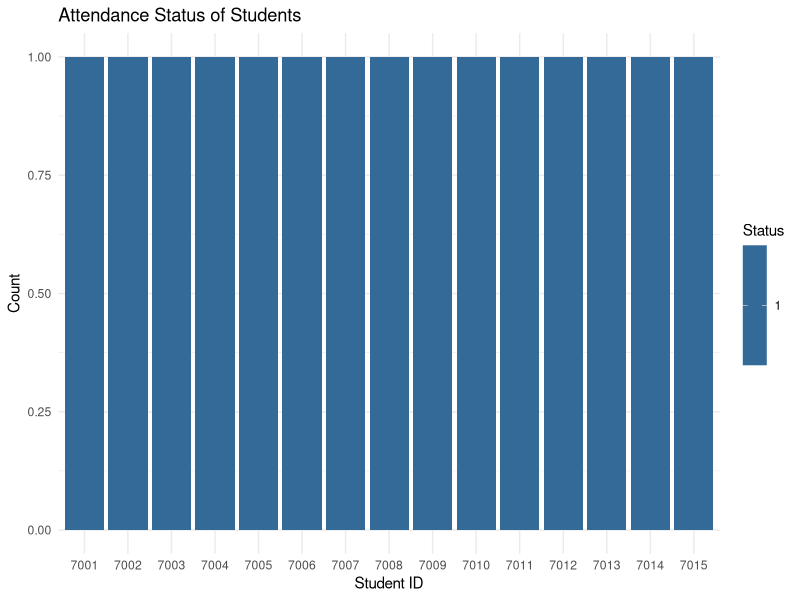
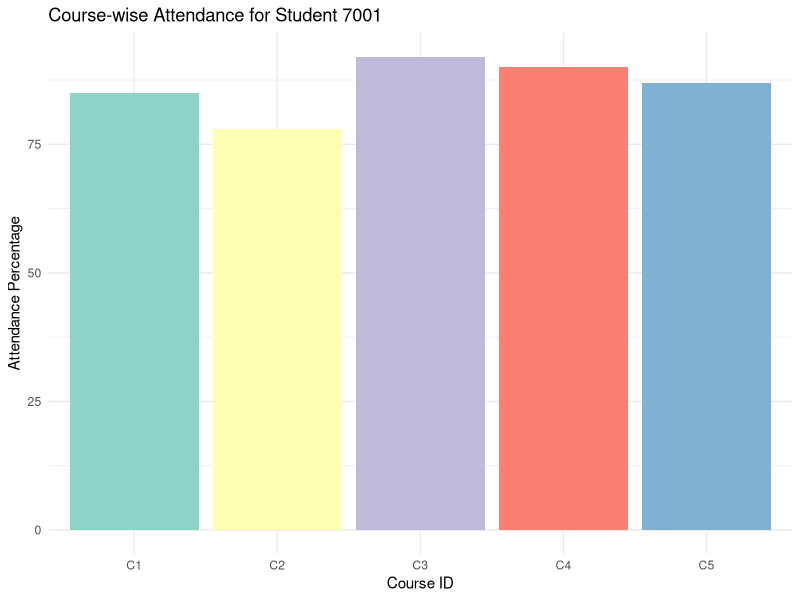
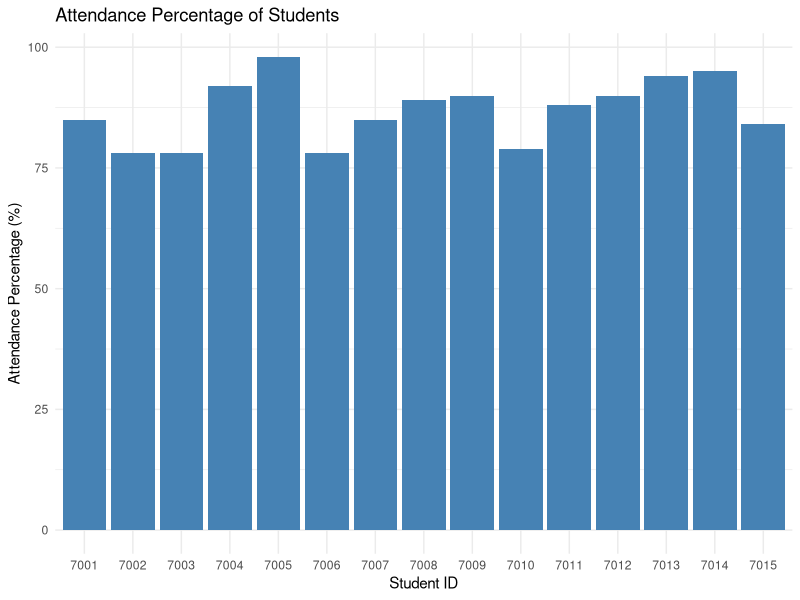
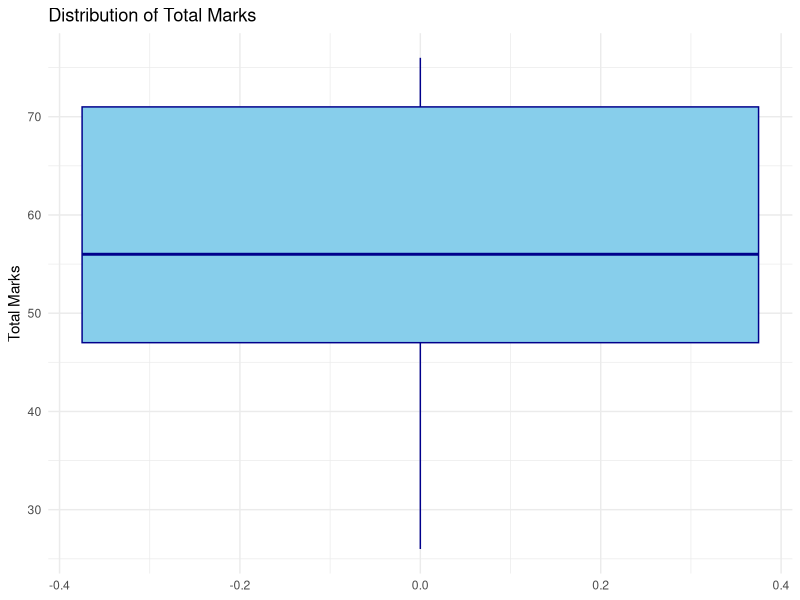
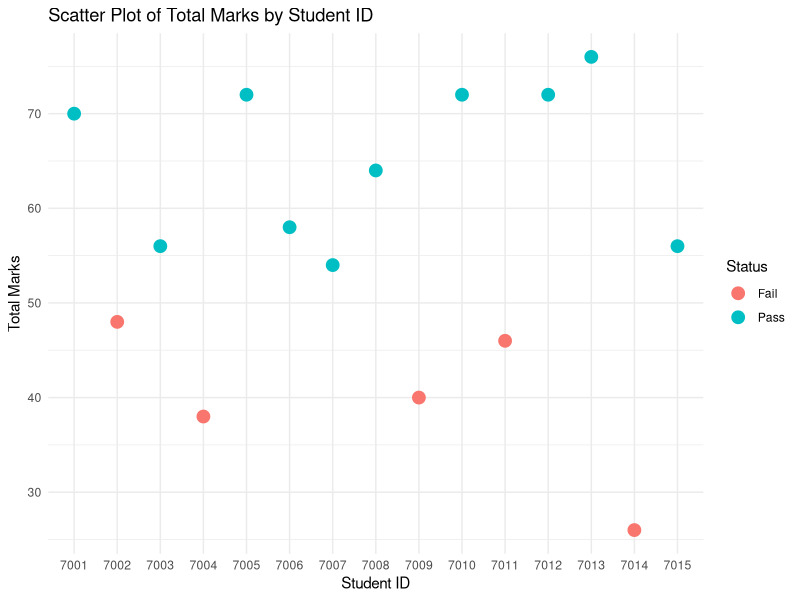
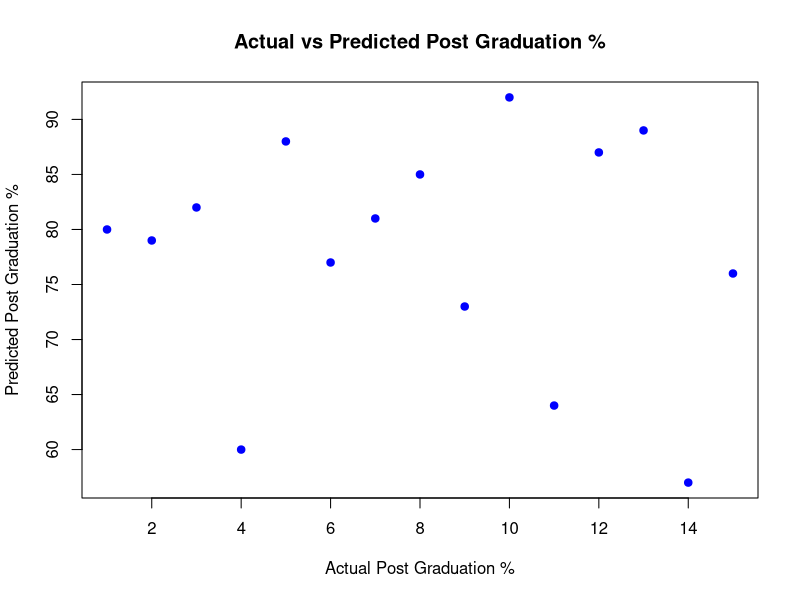
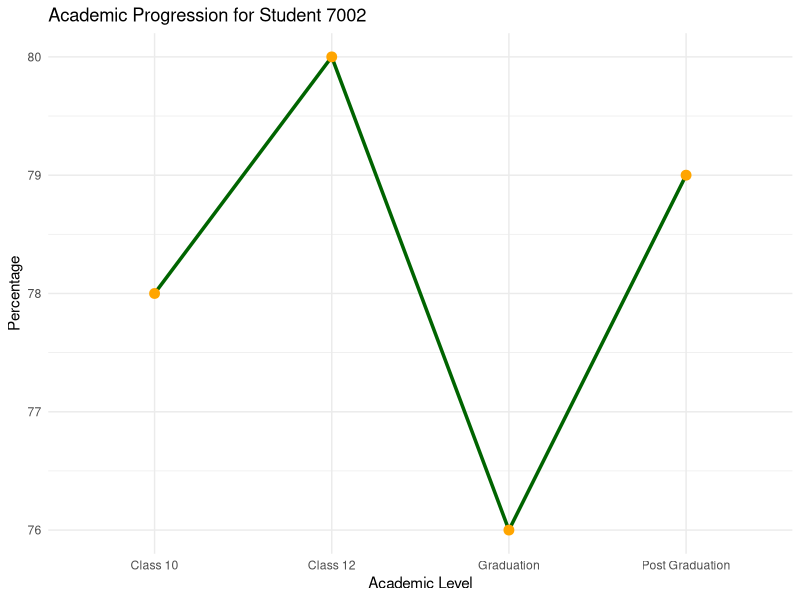
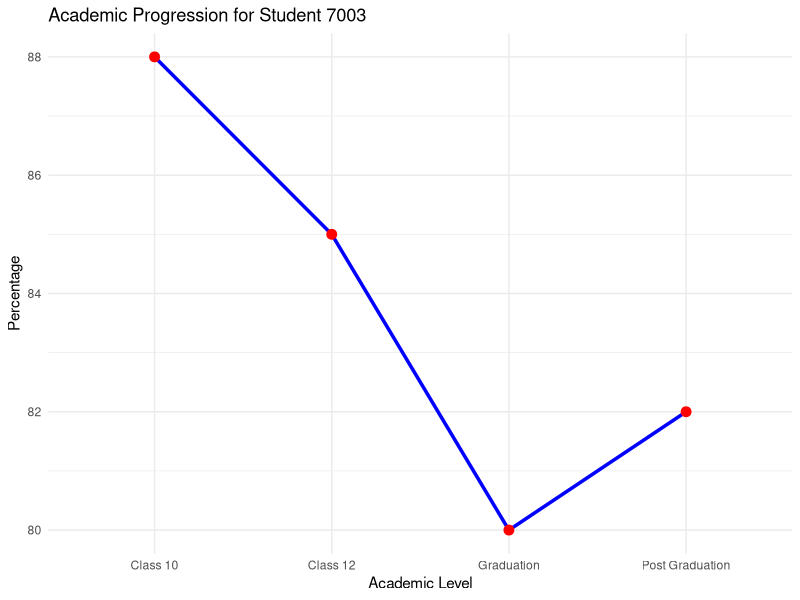

The R source for these figures, in order:
## ---- chunk 1
# First 10 students (IDs 7001 to 7010)
Student_ID_Table_1 <- data.frame(
  student_id = c(7001, 7002, 7003, 7004, 7005, 7006, 7007, 7008, 7009, 7010),
  personal_details = c(
    "Details of Anaya Singh",
    "Details of Arjun Deshmukh",
    "Details of Diya Reddy",
    "Details of Krish Malhotra",
    "Details of Isha Patel",
    "Details of Aditya Menon",
    "Details of Saanvi Dubey",
    "Details of Reyansh Kapoor",
    "Details of Tanya Bansal",
    "Details of Yuvan Mehta"
  ),
  academic_details = c(
    "Academic details for Anaya",
    "Academic details for Arjun",
    "Academic details for Diya",
    "Academic details for Krish",
    "Academic details for Isha",
    "Academic details for Aditya",
    "Academic details for Saanvi",
    "Academic details for Reyansh",
    "Academic details for Tanya",
    "Academic details for Yuvan"
  ),
  work_experience = c(
    "Interned at Deloitte",
    "Interned at IBM",
    "Interned at Cognizant",
    "Interned at Oracle",
    "Interned at Microsoft",
    "Interned at Capgemini",
    "Interned at EY",
    "Interned at SAP",
    "Interned at PwC",
    "Interned at Google"
  ),
  pre_review = c(
    "Quick learner",
    "Strategic thinker",
    "Excellent communicator",
    "Innovative mind",
    "Disciplined worker",
    "Analytical thinker",
    "Collaborative team player",
    "Goal-oriented",
    "Detail-oriented",
    "Exceptional coder"
  ),
  admission_id = c(3001, 3002, 3003, 3004, 3005, 3006, 3007, 3008, 3009, 3010),
  stringsAsFactors = FALSE
)

# Original 5 students (IDs 7011 to 7015)
Student_ID_Table_2 <- data.frame(
  student_id = c(7011, 7012, 7013, 7014, 7015),
  personal_details = c(
    "Details of Aarav Sharma",
    "Details of Kavya Iyer",
    "Details of Rohan Verma",
    "Details of Meera Nair",
    "Details of Vihaan Joshi"
  ),
  academic_details = c(
    "Academic details for Aarav",
    "Academic details for Kavya",
    "Academic details for Rohan",
    "Academic details for Meera",
    "Academic details for Vihaan"
  ),
  work_experience = c(
    "Interned at TCS",
    "Interned at Wipro",
    "Interned at Infosys",
    "Interned at HCL",
    "Interned at Accenture"
  ),
  pre_review = c(
    "Dedicated learner",
    "Creative thinker",
    "Problem solver",
    "Team player",
    "Critical thinker"
  ),
  admission_id = c(3011, 3012, 3013, 3014, 3015),
  stringsAsFactors = FALSE
)

# Merge both data frames into one
Student_ID_Table <- rbind(Student_ID_Table_1, Student_ID_Table_2)

# View the combined data frame
print(Student_ID_Table)


#ATTENDANCE 
# Create Course_Attendance data frame for 15 students
Course_Attendance <- data.frame(
  course_id = rep(1, 15),
  student_id = 7001:7015,
  attendance_date = rep("2023-08-02", 15),
  status = c(
    "Absent", "Present", "Present", "Absent", "Present",
    "Present", "Absent", "Present", "Absent", "Present",
    "Absent", "Present", "Present", "Absent", "Present"
  ),
  remarks = c(
    "Medical reason", "", "", "Personal emergency", "",
    "", "Travel issues", "", "Family function", "",
    "Flu symptoms", "", "", "Late arrival", ""
  ),
  stringsAsFactors = FALSE
)

# View the data frame
print(Course_Attendance)

#BAR CHART FOR ATTENDANCE
# Load necessary library
library(tidyr)
library(ggplot2)

# Aggregate data: count of Present and Absent for each student
attendance_summary <- aggregate(status ~ student_id + status, data = Course_Attendance, length)

# Plot bar chart
ggplot(attendance_summary, aes(x = factor(student_id), y = status, fill = status)) +
  geom_bar(stat = "identity", position = "dodge") +
  labs(
    title = "Attendance Status of Students",
    x = "Student ID",
    y = "Count",
    fill = "Status"
  ) +
  theme_minimal()

# Given attendance percentages
attendance_percentages <- c(85, 78, 78, 92, 98, 78, 85, 89, 90, 79, 88, 90, 94, 95, 84)

# Add attendance_percentage column to Course_Attendance
Course_Attendance$attendance_percentage <- attendance_percentages

# View the updated data frame
print(Course_Attendance)

#Course wise attendance of each student 
# Create a data frame for course-wise attendance
Course_Attendance_Percentage <- data.frame(
  student_id = rep(7001:7015, each = 5),
  course_id = rep(c("C1", "C2", "C3", "C4", "C5"), times = 15),
  attendance_percent = c(
    85, 78, 92, 90, 87,  # Student 7001
    80, 70, 75, 88, 90,  # Student 7002
    88, 85, 82, 91, 80,  # Student 7003
    60, 65, 70, 72, 68,  # Student 7004
    95, 90, 88, 93, 94,  # Student 7005
    76, 80, 84, 78, 75,  # Student 7006
    85, 88, 83, 79, 86,  # Student 7007
    80, 82, 78, 81, 80,  # Student 7008
    70, 74, 72, 80, 79,  # Student 7009
    92, 91, 95, 94, 90,  # Student 7010
    68, 70, 72, 75, 71,  # Student 7011
    89, 90, 85, 88, 91,  # Student 7012
    77, 79, 82, 80, 75,  # Student 7013
    80, 85, 88, 91, 87,  # Student 7014
    75, 72, 70, 78, 79   # Student 7015
  )
)

# BAR PLOT FOR COURSE WISE ATTENDANCE FOR FIRST STUDENT
# Load necessary library
library(ggplot2)

# Filter data for the first student (student_id = 7001)
first_student_attendance <- subset(Course_Attendance_Percentage, student_id == 7001)

# Create a bar plot for the first student's course-wise attendance
ggplot(first_student_attendance, aes(x = course_id, y = attendance_percent, fill = course_id)) +
  geom_bar(stat = "identity", show.legend = FALSE) +
  labs(
    title = "Course-wise Attendance for Student 7001",
    x = "Course ID",
    y = "Attendance Percentage"
  ) +
  theme_minimal() +
  scale_fill_brewer(palette = "Set3")



# AGGREGATE COURSE ATTENDANCE FOR ALL STUDENTS 
library(ggplot2)

# Create bar plot for attendance percentages
ggplot(Course_Attendance, aes(x = factor(student_id), y = attendance_percentage)) +
  geom_bar(stat = "identity", fill = "steelblue") +
  labs(
    title = "Attendance Percentage of Students",
    x = "Student ID",
    y = "Attendance Percentage (%)"
  ) +
  theme_minimal() 

#GRADES
# Create Grade data frame for 15 students
Grade <- data.frame(
  student_id = 7001:7015,
  course_id = rep(1, 15),
  cia1 = c(17, 12, 14, 9, 18, 15, 13, 16, 11, 19, 10, 18, 20, 8, 14),
  cia2 = c(16, 11, 13, 8, 17, 16, 12, 15, 10, 18, 11, 17, 19, 7, 13),
  cia3 = c(18, 13, 15, 10, 19, 14, 14, 17, 9, 18, 13, 18, 19, 6, 15),
  cia4 = c(19, 12, 14, 11, 18, 13, 15, 16, 10, 17, 12, 19, 18, 5, 14),
  credits = rep(3, 15),
  grading_date = rep("2024-11-10", 15),
  stringsAsFactors = FALSE
)

# Calculate total_marks
Grade$total_marks <- Grade$cia1 + Grade$cia2 + Grade$cia3 + Grade$cia4

# Assign Pass/Fail based on total_marks (let's say passing is 50 or more)
Grade$status <- ifelse(Grade$total_marks >= 50, "Pass", "Fail")

# Assign remarks
Grade$remark <- ifelse(
  Grade$status == "Fail", "Needs improvement",
  ifelse(Grade$total_marks >= 70, "Excellent",
         ifelse(Grade$total_marks >= 60, "Good performance", "Satisfactory"))
)

# View the final Grade data frame
print(Grade)

#GRADES VISUALISATION(box plot)
# Load ggplot2 for visualization

library(ggplot2)

# Create a box plot for total marks
ggplot(Grade, aes(y = total_marks)) +
  geom_boxplot(fill = "skyblue", color = "darkblue", outlier.color = "red", outlier.shape = 8) +
  labs(
    title = "Distribution of Total Marks",
    y = "Total Marks"
  ) +
  theme_minimal()

#GRADES SCATTER PLOT
# Load ggplot2
library(ggplot2)

# Scatter plot: Student ID vs Total Marks
ggplot(Grade, aes(x = factor(student_id), y = total_marks, color = status)) +
  geom_point(size = 4) +
  labs(
    title = "Scatter Plot of Total Marks by Student ID",
    x = "Student ID",
    y = "Total Marks",
    color = "Status"
  ) +
  theme_minimal()


#Create Academic Progression data frame
    Academic_Progression <- data.frame(
      student_id = 7001:7015,
      class_10_percent = c(85, 78, 88, 65, 92, 76, 81, 79, 70, 95, 68, 90, 87, 60, 75),
      class_12_percent = c(82, 80, 85, 60, 90, 79, 83, 82, 72, 93, 66, 88, 89, 58, 77),
      graduation_percent = c(78, 76, 80, 58, 87, 75, 79, 84, 70, 91, 62, 85, 86, 55, 73),
      post_graduation_percent = c(80, 79, 82, 60, 88, 77, 81, 85, 73, 92, 64, 87, 89, 57, 76),
      stringsAsFactors = FALSE
    )
    
    # View the data frame
    print(Academic_Progression)


#ACEDEMIC PROGRESSION USING MULTIPLE LINEAR REGRESSION 
# Multiple Linear Regression: Predicting Post Graduation % based on past academics
model <- lm(post_graduation_percent ~ class_10_percent + class_12_percent + graduation_percent, 
            data = Academic_Progression)

# Plot actual vs predicted
plot(Academic_Progression$post_graduation_percent, Academic_Progression$predicted_pg,
     xlab = "Actual Post Graduation %",
     ylab = "Predicted Post Graduation %",
     main = "Actual vs Predicted Post Graduation %",
     col = "blue", pch = 19)
abline(0, 1, col = "red", lwd = 2)


# Filter data for Student 7002
student2_progress <- Academic_Progression[Academic_Progression$student_id == 7002, ]

# Transform data to long format
student2_long <- pivot_longer(student2_progress,
                              cols = c(class_10_percent, class_12_percent, graduation_percent, post_graduation_percent),
                              names_to = "Academic_Level",
                              values_to = "Percentage")

# Rename academic levels for display
student2_long$Academic_Level <- factor(student2_long$Academic_Level,
                                       levels = c("class_10_percent", "class_12_percent", "graduation_percent", "post_graduation_percent"),
                                       labels = c("Class 10", "Class 12", "Graduation", "Post Graduation"))

# Create line chart
ggplot(student2_long, aes(x = Academic_Level, y = Percentage, group = 1)) +
  geom_line(color = "darkgreen", size = 1.2) +
  geom_point(color = "orange", size = 3) +
  labs(
    title = "Academic Progression for Student 7002",
    x = "Academic Level",
    y = "Percentage"
  ) +
  theme_minimal()

#student 3 academic progression 
# Load necessary library
library(ggplot2)
library(tidyr)
library(ggplot2)
library(tidyr)


# Filter data for Student 7003
student3_progress <- Academic_Progression[Academic_Progression$student_id == 7003, ]

# Transform data to long format
student3_long <- pivot_longer(student3_progress,
                              cols = c(class_10_percent, class_12_percent, graduation_percent, post_graduation_percent),
                              names_to = "Academic_Level",
                              values_to = "Percentage")

# Rename academic levels for display
student3_long$Academic_Level <- factor(student3_long$Academic_Level,
                                       levels = c("class_10_percent", "class_12_percent", "graduation_percent", "post_graduation_percent"),
                                       labels = c("Class 10", "Class 12", "Graduation", "Post Graduation"))

# Create line chart for Student 7003
ggplot(student3_long, aes(x = Academic_Level, y = Percentage, group = 1)) +
  geom_line(color = "blue", size = 1.2) +
  geom_point(color = "red", size = 3) +
  labs(
    title = "Academic Progression for Student 7003",
    x = "Academic Level",
    y = "Percentage"
  ) +
  theme_minimal()

#sudent 4 
# Load necessary library
library(ggplot2)
library(tidyr)

# Filter data for Student 7004
student4_progress <- Academic_Progression[Academic_Progression$student_id == 7004, ]

# Transform data to long format
student4_long <- pivot_longer(student4_progress,
                              cols = c(class_10_percent, class_12_percent, graduation_percent, post_graduation_percent),
                              names_to = "Academic_Level",
                              values_to = "Percentage")

# Rename academic levels for display
student4_long$Academic_Level <- factor(student4_long$Academic_Level,
                                       levels = c("class_10_percent", "class_12_percent", "graduation_percent", "post_graduation_percent"),
                                       labels = c("Class 10", "Class 12", "Graduation", "Post Graduation"))

# Create line chart for Student 7004
ggplot(student4_long, aes(x = Academic_Level, y = Percentage, group = 1)) +
  geom_line(color = "purple", size = 1.2) +
  geom_point(color = "yellow", size = 3) +
  labs(
    title = "Academic Progression for Student 7004",
    x = "Academic Level",
    y = "Percentage"
  ) +
  theme_minimal()

#student 5 academic progression 
# Load necessary library
library(ggplot2)
library(tidyr)

# Filter data for Student 7005
student5_progress <- Academic_Progression[Academic_Progression$student_id == 7005, ]

# Transform data to long format
student5_long <- pivot_longer(student5_progress,
                              cols = c(class_10_percent, class_12_percent, graduation_percent, post_graduation_percent),
                              names_to = "Academic_Level",
                              values_to = "Percentage")

# Rename academic levels for display
student5_long$Academic_Level <- factor(student5_long$Academic_Level,
                                       levels = c("class_10_percent", "class_12_percent", "graduation_percent", "post_graduation_percent"),
                                       labels = c("Class 10", "Class 12", "Graduation", "Post Graduation"))

#line chart for Student 7005
library(ggplot2)
library(tidyr)
ggplot(student5_long, aes(x = Academic_Level, y = Percentage, group = 1)) +
  geom_line(color = "darkblue", size = 1.2) +
  geom_point(color = "green", size = 3) +
  labs(
    title = "Academic Progression for Student 7005",
    x = "Academic Level",
    y = "Percentage"
  ) +
  theme_minimal()

#ACADEMIC PROGRESSION FOR STUDENT 6
# Load necessary libraries
library(ggplot2)
library(tidyr)

# Data for Student 6 from the Academic_Progression dataset
student6 <- Academic_Progression[Academic_Progression$student_id == 7006, ]

# Convert to long format for plotting
student6_long <- pivot_longer(student6,
                              cols = c(class_10_percent, class_12_percent, graduation_percent, post_graduation_percent),
                              names_to = "Stage",
                              values_to = "Percentage")

# Rename academic stages for better labels
student6_long$Stage <- factor(student6_long$Stage,
                              levels = c("class_10_percent", "class_12_percent", "graduation_percent", "post_graduation_percent"),
                              labels = c("Class 10", "Class 12", "Graduation", "Post Graduation"))

# Create the line chart
ggplot(student6_long, aes(x = Stage, y = Percentage, group = 1)) +
  geom_line(color = "steelblue", size = 1.2) +
  geom_point(color = "red", size = 3) +
  labs(title = "Academic Progression of Student 6",
       x = "Academic Stage",
       y = "Percentage") +
  theme_minimal()


#ACADEMIC PROGRESSION FOR STUDENT 7007
# Load necessary libraries
library(ggplot2)
library(tidyr)

# Data for Student 7 from the Academic_Progression dataset
student7 <- Academic_Progression[Academic_Progression$student_id == 7007, ]

# Convert to long format for plotting
student7_long <- pivot_longer(student7,
                              cols = c(class_10_percent, class_12_percent, graduation_percent, post_graduation_percent),
                              names_to = "Stage",
                              values_to = "Percentage")

# Rename academic stages for better labels
student7_long$Stage <- factor(student7_long$Stage,
                              levels = c("class_10_percent", "class_12_percent", "graduation_percent", "post_graduation_percent"),
                              labels = c("Class 10", "Class 12", "Graduation", "Post Graduation"))

# Create the line chart
ggplot(student7_long, aes(x = Stage, y = Percentage, group = 1)) +
  geom_line(color = "purple", size = 1.2) +
  geom_point(color = "orange", size = 3) +
  labs(title = "Academic Progression of Student 7",
       x = "Academic Stage",
       y = "Percentage") +
  theme_minimal()

#ACADEMIC PROGRESSION FOR STUDENT 7008

# Data for Student 7008 from the Academic_Progression dataset
student8 <- Academic_Progression[Academic_Progression$student_id == 7008, ]

# Convert to long format for plotting
student8_long <- pivot_longer(student8,
                              cols = c(class_10_percent, class_12_percent, graduation_percent, post_graduation_percent),
                              names_to = "Stage",
                              values_to = "Percentage")

# Rename academic stages for better labels
student8_long$Stage <- factor(student8_long$Stage,
                              levels = c("class_10_percent", "class_12_percent", "graduation_percent", "post_graduation_percent"),
                              labels = c("Class 10", "Class 12", "Graduation", "Post Graduation"))

# Create the line chart
ggplot(student8_long, aes(x = Stage, y = Percentage, group = 1)) +
  geom_line(color = "darkgreen", size = 1.2) +
  geom_point(color = "orange", size = 3) +
  labs(title = "Academic Progression of Student 7008",
       x = "Academic Stage",
       y = "Percentage") +
  theme_minimal()

#ACADEMIC PROGRESSION FOR 7009
# Data for Student 7009 from the Academic_Progression dataset
student9 <- Academic_Progression[Academic_Progression$student_id == 7009, ]

# Convert to long format
student9_long <- pivot_longer(student9,
                              cols = c(class_10_percent, class_12_percent, graduation_percent, post_graduation_percent),
                              names_to = "Stage",
                              values_to = "Percentage")

# Rename academic stages
student9_long$Stage <- factor(student9_long$Stage,
                              levels = c("class_10_percent", "class_12_percent", "graduation_percent", "post_graduation_percent"),
                              labels = c("Class 10", "Class 12", "Graduation", "Post Graduation"))

# Plot line chart for Student 7009
ggplot(student9_long, aes(x = Stage, y = Percentage, group = 1)) +
  geom_line(color = "purple", size = 1.2) +
  geom_point(color = "darkred", size = 3) +
  labs(title = "Academic Progression of Student 7009",
       x = "Academic Stage",
       y = "Percentage") + 
  theme_minimal()
 
#ACADEMIC PROGRESSION FOR STUDENT 10 7010
# Data for Student 7010 from the Academic_Progression dataset
student10 <- Academic_Progression[Academic_Progression$student_id == 7010, ]

# Convert to long format
student10_long <- pivot_longer(student10,
                               cols = c(class_10_percent, class_12_percent, graduation_percent, post_graduation_percent),
                               names_to = "Stage",
                               values_to = "Percentage")

# Rename academic stages
student10_long$Stage <- factor(student10_long$Stage,
                               levels = c("class_10_percent", "class_12_percent", "graduation_percent", "post_graduation_percent"),
                               labels = c("Class 10", "Class 12", "Graduation", "Post Graduation"))

# Plot line chart for Student 7010
ggplot(student10_long, aes(x = Stage, y = Percentage, group = 1)) +
  geom_line(color = "darkorange", size = 1.2) +
  geom_point(color = "navy", size = 3) +
  labs(title = "Academic Progression of Student 7010",
       x = "Academic Stage",
       y = "Percentage") +
  theme_minimal()





